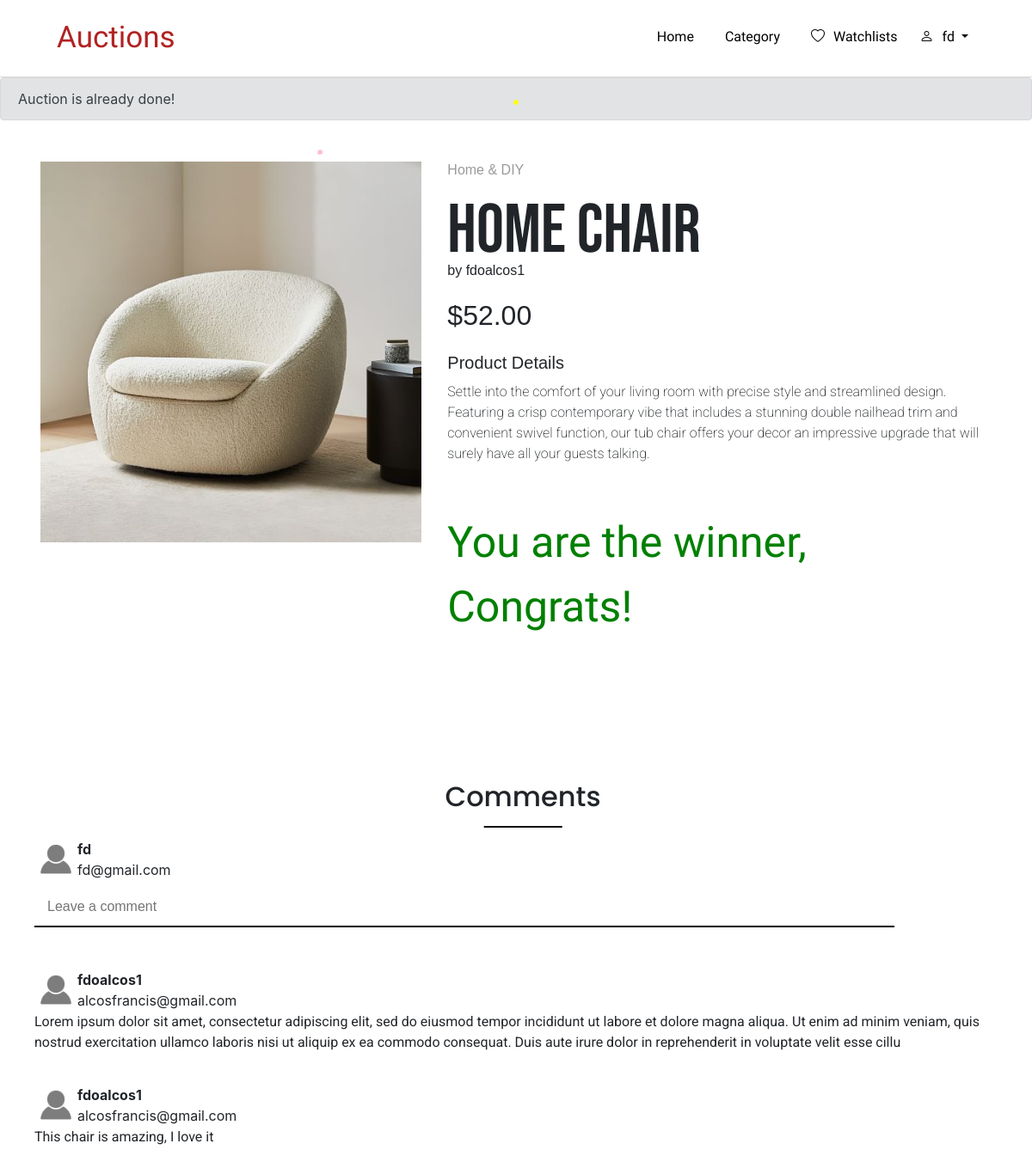
The app's page /listing/1 (signed in) with its own data.
### auctions/models.py (models this page shows, shortened)
class User(AbstractUser):
    pass

class Listing(models.Model):
    username = models.ForeignKey(User, null=True, on_delete=models.CASCADE, related_name="user")
    item = models.CharField(max_length=100)
    description = models.TextField()
    image = models.ImageField(upload_to='images/', blank=True, null=True)
    category = models.ForeignKey(Category, on_delete=models.CASCADE, related_name="categories")
    active = models.BooleanField(default=True)
    price = models.FloatField()
    watched = models.ManyToManyField(User, null=True, related_name="watchlist")
    winner_user = models.ForeignKey(User, on_delete=models.CASCADE, null=True, blank=True,  related_name="winner")
    def winner(self):
        return self.bid_item.last().user

class Category(models.Model):
    CATEGORIES = ("Groceries & Stores", "Groceries & Stores"), ("Fashion & Beauty", "Fashion & Beauty"), ("Pets", "Pets"), ("Drugstore & Personal Care", "Drugstore & Personal Care"), ("Home & DIY", "Home & DIY"), ("Devices & Electronics", "Devices & Electronics"), ("Music, Video & Gaming", "Music, Video & Gaming"), ("Books & Reading", "Books & Reading"), ("Toys, Kids & Baby", "Toys, Kids & Baby"), ("Automotive", "Automotive"), ("Office & Professional", "Office & Professional"), ("Sports & Fanshop", "Sports & Fanshop"), ("Outdoors & Travels", "Outdoors & Travels"), ("Other", "Other")
    name = models.CharField(max_length=100, choices=CATEGORIES, primary_key=True)
    category_image = models.ImageField(upload_to='category/', blank=True, null=True)
    def __str__(self):
        return f"{self.name}"

class Comments(models.Model):
    comment_item = models.ForeignKey(Listing, on_delete=models.CASCADE, related_name="comment_item")
    username = models.ForeignKey(User, on_delete=models.CASCADE)
    comment = models.CharField(max_length=300)
    time = models.TimeField(auto_now_add=True)

### auctions/views.py (the view)
# urls.py: path("listing/<int:order_id>", views.listing, name="listing"),
@login_required(login_url='/login')
def listing(request, order_id):
    form = CreateBid()
    listings = Listing.objects.get(pk=order_id)
    comment=Comments.objects.filter(comment_item=order_id)
    bids = Bids.objects.filter(pk=order_id).count()
    user = request.user
    if request.method == "POST":
        form = CreateBid(request.POST)
        if form.is_valid():
            current_price = listings.price
            bid_price = form.cleaned_data['bid']
            instance = form.save(commit=False)
            instance.user = request.user
            instance.bid_item = listings
            if current_price < bid_price:
                Listing.objects.filter(pk=order_id).update(price=bid_price)
                instance.save()
                messages.success(request, 'Bid was successful')
                return HttpResponseRedirect(reverse('listing', args=[order_id]))
            else:
                messages.error(request, 'Bid should be greater than current price')
                return HttpResponseRedirect(reverse('listing', args=[order_id]))
        else:
            return render(request, "auctions/listings.html", {
                "message": "Invalid Form"
            })
    else:
        return render(request, "auctions/listings.html", {
            "listings": listings,
            "form": form,
            "forms": CreateComment(),
            "id": order_id,
            "comment": comment,
            "user": request.user,
            "watched": request.user.watchlist.filter(pk=order_id),
            "bids": bids
        })

### auctions/forms.py
class CreateBid(ModelForm):
    class Meta:
        model = Bids
        fields = ["bid"]
        labels = {
            "bid": ""
        }
        widget = {
            'bid': forms.NumberInput(attrs={'class':'bid__item'})
        }

class CreateComment(ModelForm):
    class Meta:
        model = Comments
        fields = ["comment"]
        labels = {
            "comment": ""
        }
        widget = {
            "comment": forms.TextInput(attrs={"class":"comment__comment", "placeholder": "Leave a comment"}),
        }

### auctions/templates/auctions/listings.html (shortened to what this page needs)
{% extends "auctions/layout.html" %}
{% block body%}
{% load widget_tweaks %}
    {% if listings.active %}
        <section class=" container product my-5 pb-5">
            <div class="listings mt-5">
                <div class="col-lg-5 col-md-12 col-12">
                    {% if listings.image %}
                        <img class="listings__image" src="{{  listings.image.url }}" alt="{{ list.item}}" style="width:100%">
                    {% else %}
                        <img class="listings__image" src="static/auctions/nophoto.jpg" alt="{{ list.item}}" style="width:100%">
                    {% endif %}
                </div>
                <div class="col-lg-6.5 col-md-12 col-12">
                    <h6 class="mt-5 listings__category">{{ listings.category }}</h6>
                    <h3 class="pt-3 listings__item">{{ listings.item }}</h3>
                    <h6 class="listings__username" >by {{ listings.username }}</h6>
                    <h2 class="mt-4 listings__price">${{ listings.price|floatformat:2 }}</h2>
                    <h6 class="listings__number">Number of bid({{ listings.number_bids }})</h6>
                    <form class="listings_bid" action="{% url 'listing' listings.id %}" method="POST">
                    {% csrf_token %}
                        {% render_field form.bid placeholder="$" %}
                        <input class="mt-3 listings__bids" type="button" value="Bid">
                    </form>
                    <h4 class="mt-4 listings__description">Product Details</h4>
                    <p class="mb-4 listings__descriptions">{{ listings.description}}</p>
                    <div class=" listings__line">
                        {% if watched %}
                            <form class="listings__remove" action="{% url 'remove' listings.id %}">
                            {% csrf_token %}
                                <button class="listings__removes">Remove to Watchlist </button>
                            </form>
                        {% endif%}
                        {% if not watched %}
                             <form class="listings__add" action="{% url 'watch' listings.id %}">
                            {% csrf_token %}
                                <button class="listings__adds">Add to Watchlist </button>
                            </form>
                        {% endif %}
                         {% if request.user == listings.username %}
                            <form class="listings__form" action="{% url 'close' listings.id %}">
                            {% csrf_token %}
                                <button class="listings__close">Close <i class="listings__icon bi bi-bag-dash"></i></button>
                            </form>
                        {% endif %}
                    </div>
                </div>
            </div>
        </section>
    {% else %}
    <div class="alert alert-secondary" role="alert">
    Auction is already done!
    </div>
    <section class=" container product my-5 pb-5">
            <div class="listings mt-5">
                <div class="col-lg-5 col-md-12 col-12">
                    {% if listings.image %}
                        <img class="listings__image" src="{{  listings.image.url }}" alt="{{ list.item}}" style="width:100%">
                    {% else %}
                        <img class="listings__image" src="static/auctions/nophoto.jpg" alt="{{ list.item}}" style="width:100%">
                    {% endif %}
                </div>
                <div class="col-lg-6.5 col-md-12 col-12">
                    <h6 class="mt-5 listings__category">{{ listings.category }}</h6>
                    <h3 class="pt-3 listings__item">{{ listings.item }}</h3>
                    <h6 class="listings__username" >by {{ listings.username }}</h6>
                    <h2 class="mt-4 listings__price">${{ listings.price|floatformat:2 }}</h2>
                    <h4 class="mt-4 listings__description">Product Details</h4>
                    <p class="mb-4 listings__descriptions">{{ listings.description}}</p>
                    <div class=" listings__line">
                        {% if request.user == listings.winner %}
                            <p class="listings__winner">You are the winner, Congrats!</p>
                            <div class="firework"></div>
                            <div class="firework"></div>
                        {% elif request.user == listings.username %}
                            <div class="firework"></div>
                            <div class="firework"></div>
                            <div class="firework"></div>
                            <p class="listings__user">You have sold the item to {{ listings.winner }}</p>
                        {% elif request.user != listings.winner %}
                            <p class="listings__loser">You lost, Good luck next time!</p>
                        {% endif %}
                    </div>
                </div>
            </div>
        </section>
    {% endif %}
        <section class="my-5 pt-5 mx-2 pb-2 container">
            <div class=" pb-5">
                <div class="comment__heading comment__footer">
                    <h2 class="comment__h2">Comments</h2>
                </div>
                <div class="comment__form__container">
                    <div class="comment__form__profile">
                        <div class="comment__form__image"><img src="/static/auctions/profile1.png" alt=""></div>
                        <div class="comment__form__name">
                            <strong>{{ request.user }}</strong>
                            <span>{{ request.user.email }}</span>
                        </div>
                    </div>
                    <form class="comment__form"action="{% url 'comment' listings.id%}" method="POST">
                        {% render_field forms.comment class="comment__form__input" placeholder="Leave a comment" %}
                    </form>
                </div>
                <div class="comment__container">
                    <div class="comment__content">
                        {% if user.is_authenticated %}
                            {% for comment in comment%}
                                <div class="  comment__profile">
                                    <div class="comment__image"><img src="/static/auctions/profile1.png" alt=""></div>
                                    <div class="comment__name">
                                        <strong>{{ comment.username }}</strong>
                                        <span>{{ comment.username.email }}</span>
                                    </div>
                                </div>
                                <div class=" comment__paragraph">
                                    <p class="comment__comments">{{ comment.comment }}
                                </div>
                            {% endfor %}
                        {% endif %}
                    </div>
                </div>
            </div>
        </section>
{% endblock %}

### auctions/templates/auctions/layout.html (shortened to what this page needs)
{% load static %}
{% load widget_tweaks %}
<!DOCTYPE html>
<html lang="en">
    <head>
        <link rel="stylesheet" href="https://stackpath.bootstrapcdn.com/bootstrap/4.4.1/css/bootstrap.min.css">
        <link rel="stylesheet" href="https://cdn.jsdelivr.net/npm/bootstrap-icons@1.8.3/font/bootstrap-icons.css">
        <link href="{% static 'styles.css' %}" rel="stylesheet">
    </head>
    <body>
        <nav class="nav__item navbar navbar-expand-lg navbar-light sticky-top">
            <a href="{% url 'index' %}" class="nav__title navbar-brand"> Auctions</a>
            <div class="nav__content collapse navbar-collapse" id="navbarMenu">
                <ul class="navbar-nav ml-auto">
                    <li class="nav-item">
                        <a href="{% url 'index' %}" class="nav__link nav-link">Home</a>
                    </li>
                    <li class="nav-item">
                        <a href="{% url 'category' %}" class="nav__link nav-link">Category</a>
                    </li>
                    {% if user.is_authenticated %}
                    <li class="nav-item">
                        <a href="{% url 'watches' %}" class="nav__link nav-link"><i class="nav__i bi bi-heart"></i>Watchlists</a>
                    </li>
                    <div class="dropdown">
                        <a class="nav__link nav-link dropdown-toggle" href="#" role="button" id="dropdownMenuLink" data-bs-toggle="dropdown" aria-expanded="false">
                        <i class="nav__i bi bi-person"></i>{{ request.user }}
                        </a>
                    </div>
                    {% endif %}
                </ul>
            </div>
        </nav>
        {% block body %}
        {% endblock %}
    </body>
</html>

### records on screen
User: user "fd", user.email "fd@gmail.com"
Listing: image (picture), category "Home & DIY", item "Home chair", username "fdoalcos1", price "52.00", description "Settle into the comfort of your living room with precise style and streamlined design. Featuring a crisp contemporary vibe that includes a stunning double nailhead trim and convenient swivel function, our tub chair offers your decor an impressive upgrade that will surely have all your guests talking."
Comments: username "fdoalcos1", username.email "alcosfrancis@gmail.com", comment "Lorem ipsum dolor sit amet, consectetur adipiscing elit, sed do eiusmod tempor incididunt ut labore et dolore magna aliqua. Ut enim ad minim veniam, quis nostrud exercitation ullamco laboris nisi ut aliquip ex ea commodo consequat. Duis aute irure dolor in reprehenderit in voluptate velit esse cillu"
Comments: username "fdoalcos1", username.email "alcosfrancis@gmail.com", comment "This chair is amazing, I love it"
